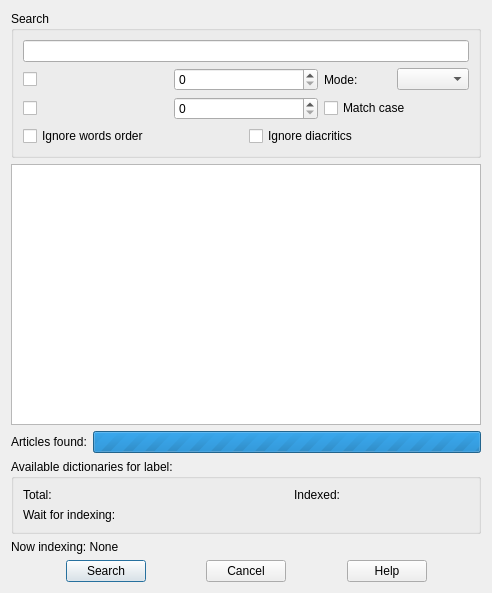
<?xml version="1.0" encoding="UTF-8"?>
<ui version="4.0">
 <class>FullTextSearchDialog</class>
 <widget class="QDialog" name="FullTextSearchDialog">
  <property name="geometry">
   <rect>
    <x>0</x>
    <y>0</y>
    <width>492</width>
    <height>593</height>
   </rect>
  </property>
  <property name="minimumSize">
   <size>
    <width>430</width>
    <height>450</height>
   </size>
  </property>
  <property name="windowTitle">
   <string/>
  </property>
  <layout class="QVBoxLayout" name="verticalLayout_2">
   <item>
    <widget class="QGroupBox" name="groupBox">
     <property name="title">
      <string>Search</string>
     </property>
     <layout class="QVBoxLayout" name="verticalLayout">
      <item>
       <widget class="QLineEdit" name="searchLine"/>
      </item>
      <item>
       <layout class="QGridLayout" name="gridLayout_2">
        <item row="1" column="2">
         <widget class="QCheckBox" name="matchCase">
          <property name="text">
           <string>Match case</string>
          </property>
         </widget>
        </item>
        <item row="0" column="2">
         <layout class="QHBoxLayout" name="horizontalLayout_2">
          <item>
           <widget class="QLabel" name="label_8">
            <property name="text">
             <string>Mode:</string>
            </property>
           </widget>
          </item>
          <item>
           <widget class="QComboBox" name="searchMode"/>
          </item>
         </layout>
        </item>
        <item row="1" column="1">
         <widget class="QSpinBox" name="articlesPerDictionary"/>
        </item>
        <item row="0" column="1">
         <widget class="QSpinBox" name="distanceBetweenWords"/>
        </item>
        <item row="0" column="0">
         <widget class="QCheckBox" name="checkBoxDistanceBetweenWords">
          <property name="text">
           <string/>
          </property>
         </widget>
        </item>
        <item row="1" column="0">
         <widget class="QCheckBox" name="checkBoxArticlesPerDictionary">
          <property name="text">
           <string/>
          </property>
         </widget>
        </item>
       </layout>
      </item>
      <item>
       <layout class="QHBoxLayout" name="horizontalLayout_4">
        <item>
         <widget class="QCheckBox" name="checkBoxIgnoreWordOrder">
          <property name="text">
           <string>Ignore words order</string>
          </property>
         </widget>
        </item>
        <item>
         <widget class="QCheckBox" name="checkBoxIgnoreDiacritics">
          <property name="text">
           <string>Ignore diacritics</string>
          </property>
         </widget>
        </item>
       </layout>
      </item>
     </layout>
    </widget>
   </item>
   <item>
    <widget class="QListView" name="headwordsView"/>
   </item>
   <item>
    <layout class="QHBoxLayout" name="horizontalLayout">
     <item>
      <widget class="QLabel" name="articlesFoundLabel">
       <property name="minimumSize">
        <size>
         <width>0</width>
         <height>21</height>
        </size>
       </property>
       <property name="text">
        <string>Articles found:</string>
       </property>
      </widget>
     </item>
     <item>
      <widget class="QProgressBar" name="searchProgressBar">
       <property name="maximum">
        <number>0</number>
       </property>
       <property name="value">
        <number>-1</number>
       </property>
       <property name="alignment">
        <set>Qt::AlignCenter</set>
       </property>
      </widget>
     </item>
    </layout>
   </item>
   <item>
    <widget class="QGroupBox" name="groupBox_2">
     <property name="title">
      <string>Available dictionaries for label:</string>
     </property>
     <layout class="QGridLayout" name="gridLayout">
      <item row="1" column="0" colspan="2">
       <widget class="QLabel" name="label_3">
        <property name="text">
         <string>Wait for indexing:</string>
        </property>
       </widget>
      </item>
      <item row="0" column="2">
       <widget class="QLabel" name="totalDicts">
        <property name="text">
         <string/>
        </property>
       </widget>
      </item>
      <item row="0" column="4">
       <widget class="QLabel" name="readyDicts">
        <property name="text">
         <string/>
        </property>
       </widget>
      </item>
      <item row="0" column="0">
       <widget class="QLabel" name="label">
        <property name="text">
         <string>Total:</string>
        </property>
       </widget>
      </item>
      <item row="0" column="3">
       <widget class="QLabel" name="label_2">
        <property name="text">
         <string>Indexed:</string>
        </property>
       </widget>
      </item>
      <item row="1" column="2">
       <widget class="QLabel" name="toIndexDicts">
        <property name="text">
         <string/>
        </property>
       </widget>
      </item>
     </layout>
    </widget>
   </item>
   <item>
    <widget class="QLabel" name="nowIndexingLabel">
     <property name="text">
      <string>Now indexing: None</string>
     </property>
    </widget>
   </item>
   <item>
    <layout class="QHBoxLayout" name="horizontalLayout_3">
     <item>
      <spacer name="horizontalSpacer_2">
       <property name="orientation">
        <enum>Qt::Horizontal</enum>
       </property>
       <property name="sizeHint" stdset="0">
        <size>
         <width>40</width>
         <height>20</height>
        </size>
       </property>
      </spacer>
     </item>
     <item>
      <widget class="QPushButton" name="OKButton">
       <property name="text">
        <string>Search</string>
       </property>
       <property name="autoDefault">
        <bool>false</bool>
       </property>
       <property name="default">
        <bool>true</bool>
       </property>
      </widget>
     </item>
     <item>
      <spacer name="horizontalSpacer_4">
       <property name="orientation">
        <enum>Qt::Horizontal</enum>
       </property>
       <property name="sizeHint" stdset="0">
        <size>
         <width>40</width>
         <height>20</height>
        </size>
       </property>
      </spacer>
     </item>
     <item>
      <widget class="QPushButton" name="cancelButton">
       <property name="text">
        <string>Cancel</string>
       </property>
      </widget>
     </item>
     <item>
      <spacer name="horizontalSpacer">
       <property name="orientation">
        <enum>Qt::Horizontal</enum>
       </property>
       <property name="sizeHint" stdset="0">
        <size>
         <width>40</width>
         <height>20</height>
        </size>
       </property>
      </spacer>
     </item>
     <item>
      <widget class="QPushButton" name="helpButton">
       <property name="text">
        <string>Help</string>
       </property>
      </widget>
     </item>
     <item>
      <spacer name="horizontalSpacer_3">
       <property name="orientation">
        <enum>Qt::Horizontal</enum>
       </property>
       <property name="sizeHint" stdset="0">
        <size>
         <width>40</width>
         <height>20</height>
        </size>
       </property>
      </spacer>
     </item>
    </layout>
   </item>
  </layout>
 </widget>
 <tabstops>
  <tabstop>searchLine</tabstop>
  <tabstop>headwordsView</tabstop>
  <tabstop>checkBoxDistanceBetweenWords</tabstop>
  <tabstop>distanceBetweenWords</tabstop>
  <tabstop>searchMode</tabstop>
  <tabstop>checkBoxArticlesPerDictionary</tabstop>
  <tabstop>articlesPerDictionary</tabstop>
  <tabstop>matchCase</tabstop>
  <tabstop>OKButton</tabstop>
  <tabstop>cancelButton</tabstop>
 </tabstops>
 <resources/>
 <connections/>
</ui>
